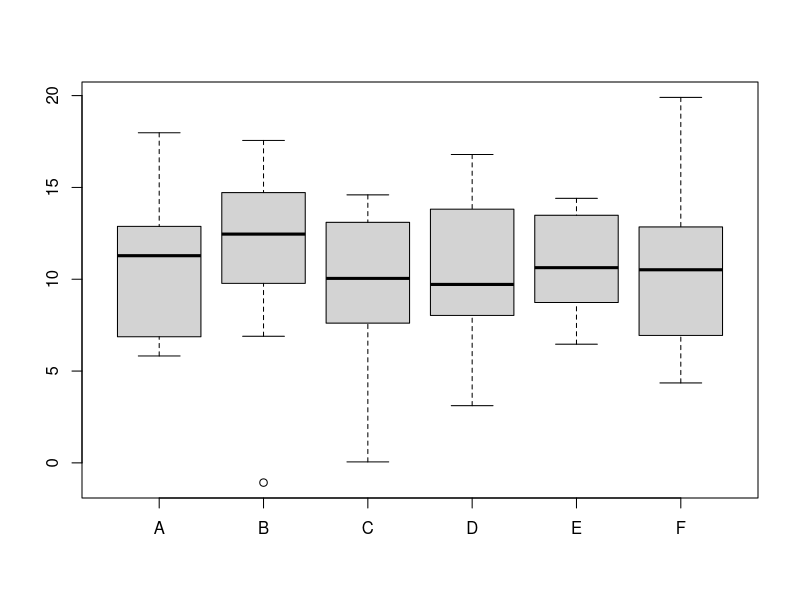

R code for this plot: (Note: this script raises an error after producing the figure.)

## @knitr env, include=FALSE, echo=FALSE, cache=FALSE
library("knitr")
opts_chunk$set(fig.align = 'center', 
               fig.show = 'hold', 
               par = TRUE,
               prompt = TRUE,
               eval = TRUE,
               stop_on_error = 1L,
               comment = NA)
options(replace.assign = TRUE, 
        width = 55)
set.seed(1)


## @knitr makedata1, tidy = FALSE
n <- 10
m <- 6
marray <- matrix(rnorm(n * m, 10, 5), ncol = m)
pmeta <- data.frame(sampleId = 1:m, 
                    condition = rep(c("WT", "MUT"), each = 3))


## @knitr makedata2, tidy= FALSE
rownames(pmeta) <- colnames(marray) <- LETTERS[1:m]
fmeta <- data.frame(geneId = 1:n, 
                    pathway = sample(LETTERS, n, replace = TRUE))
rownames(fmeta) <- 
    rownames(marray) <- paste0("probe", 1:n)
maexp <- list(marray = marray,
              fmeta = fmeta,
              pmeta = pmeta)
rm(marray, fmeta, pmeta)
str(maexp)


## @knitr access
maexp$pmeta
summary(maexp$marray[, "A"])
wt <- maexp$pmeta[, "condition"] == "WT"
maexp$marray["probe8", wt]
maexp[["marray"]]["probe3", !wt]


## @knitr bw1, dev='pdf', echo=TRUE
boxplot(maexp$marray)


## @knitr subset
x <- 1:5
y <- 1:3
marray2 <- maexp$marray[x, y]
fmeta2 <- maexp$fmeta[x, ]
pmeta2 <- maexp$pmeta[y, ]
maexp2 <- list(marray = marray2,
               fmeta = fmeta2,
               pmeta = pmeta2)
rm(marray2, fmeta2, pmeta2)
str(maexp2)


## @knitr makeclass, tidy = FALSE
MArray <- setClass("MArray",
                   slots = c(marray = "matrix",
                       fmeta = "data.frame",
                       pmeta = "data.frame"))


## @knitr makeobject, tidy = FALSE
## an empty object
MArray()
ma <- MArray(marray = maexp[[1]],
             pmeta = maexp[["pmeta"]],
             fmeta = maexp[["fmeta"]])       
class(ma)
ma


## @knitr accesswithat
ma@pmeta


## @knitr showmeth
show
isGeneric("show")
hasMethod("show")


## @knitr showmethod, tidy = FALSE
setMethod("show", 
          signature = "MArray", 
          definition = function(object) {
              cat("An object of class ", class(object), "\n", sep = "")
              cat(" ", nrow(object@marray), " features by ", 
                  ncol(object@marray), " samples.\n", sep = "")
              invisible(NULL)
          })
ma 


## @knitr makegen
setGeneric("marray", function(object) standardGeneric("marray"))


## @knitr makemeth, tidy = FALSE
setMethod("marray", "MArray", 
          function(object) object@marray)
marray(ma)


## @knitr otheraccess, echo = FALSE
setGeneric("pmeta", function(object) standardGeneric("pmeta"))
setGeneric("fmeta", function(object) standardGeneric("fmeta"))
setMethod("pmeta", "MArray", function(object) object@pmeta)
setMethod("fmeta", "MArray", function(object) object@fmeta)


## @knitr syntaticsugar
letters[1:3]
`[`(letters, 1:3)


## @knitr subsetma
setMethod("[", "MArray",
          function(x,i,j,drop="missing") {              
              .marray <- x@marray[i, j]
              .pmeta <- x@pmeta[j, ]
              .fmeta <- x@fmeta[i, ]
              MArray(marray = .marray,
                     fmeta = .fmeta,
                     pmeta = .pmeta)
          })
ma[1:5, 1:3]


## @knitr setval, tidy = FALSE
setValidity("MArray", function(object) {
    msg <- NULL
    valid <- TRUE
    if (nrow(marray(object)) != nrow(fmeta(object))) {
        valid <- FALSE
        msg <- c(msg, 
                 "Number of data and feature meta-data rows must be identical.")
    }
    if (ncol(marray(object)) != nrow(pmeta(object))) {
        valid <- FALSE
        msg <- c(msg, 
                 "Number of data rows and sample meta-data columns must be identical.")
    }
    if (!identical(rownames(marray(object)), rownames(fmeta(object)))) {
        valid <- FALSE
        msg <- c(msg, 
                 "Data and feature meta-data row names must be identical.")        
    }
    if (!identical(colnames(marray(object)), rownames(pmeta(object)))) {
        valid <- FALSE
        msg <- c(msg, 
                 "Data row names and sample meta-data columns names must be identical.")        
    }
    if (valid) TRUE else msg 
})
validObject(ma)


## @knitr notvalid
x <- marray(ma)
y2 <- y <- fmeta(ma)
z2 <- z <- pmeta(ma)
rownames(y) <- 1:nrow(y)
rownames(z) <- letters[1:6]
MArray(marray = x, fmeta = y, pmeta = z)
MArray(marray = x, fmeta = y2, pmeta = z2) 


## @knitr introspec
slotNames(ma)
getClass("MArray")


## @knitr sessioninfo, results='asis', echo=FALSE
toLatex(sessionInfo())


